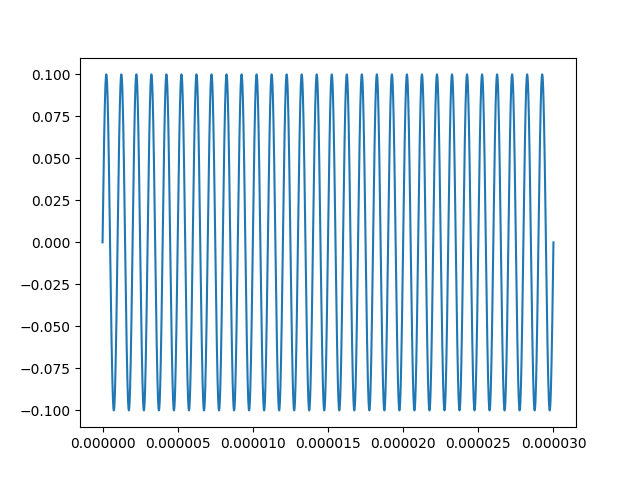

Write the Python code that produced this figure.
import spice3read as s3r
import os
import matplotlib as mpl
if os.environ.get('DISPLAY','') == '':
    print('no display found. Using non-interactive Agg backend')
    mpl.use('Agg')
import matplotlib.pyplot as plt

data = s3r.read('../raw-result/try.raw')
time = data["time"][0]
v = data["v(1)"][0]

plt.plot(time, v)
plt.savefig("try.png")